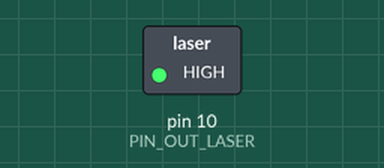
Simulated run of this sketch. Board: Arduino Uno, built with avr-gcc and run on an emulated ATmega328P. On the bench: switched loads named in the sketch (green lamp = pin HIGH).

Above: at 0.1 s.
Timing chart, 0 to 1.6 s (numbered marks = the images above):
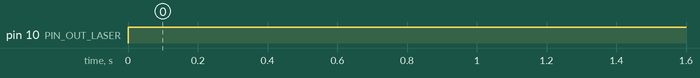

The sketch:

ky008-laser.ino
```cpp
// (licence header left out)
#define PIN_OUT_LASER 10

void setup() {
  pinMode (PIN_OUT_LASER, OUTPUT);
}

void loop() {
  digitalWrite (PIN_OUT_LASER, HIGH);
  delay (100000000);
}
```

Measured:
- by itself, pin 10 (PIN_OUT_LASER): LOW → HIGH at 0.00 s
